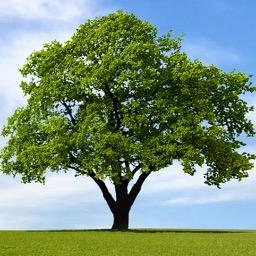
#> input picture lab6/tree.jpg, 256 x 256 px
$ jupyter execute --allow-errors 'MOwNiT Interpolacja.ipynb'
#> lines starting #> are read from the running program, lines starting #| are printed output that depends on the picture
[cell 1]
import matplotlib.pyplot as plt
import random
import numpy as np
import pandas as pd
import time
from scipy import interpolate as inp
from matplotlib.backends.backend_pdf import PdfPages

Napisać własną implementację interpolacji wielomianowej stosując wprost wzór na wielomian interpolacyjny Lagrange'a . Język implementacji do wyboru (Julia, C). Przetestować swoją implementację na wylosowanych węzłach interpolacji w wybranym przedziale. Narysować wykres wielomianu interpolacyjnego w tym przedziale wraz z wezlami interpolacji.

[cell 2]
xs = list(range(1, 11))

[cell 3]
A = [random.random() for x in xs]

[cell 4]
def langrangeInterpolation(xs, ys):
    def fun(x):
#> called with x = 1
        result = 0
        if len(xs) != len(ys):
            raise Exception('Bad arguments!')
        n = len(xs)

        for i in range(0, n):
            value = ys[i]
            for j in range(0, n):
                if j != i:
                    value = value * (x - xs[j]) / (xs[i] - xs[j])
            result = result + value
        return result
    return fun

[cell 5]
fitLangrange = langrangeInterpolation(xs, A)

[cell 6]
xsf = np.linspace(1,10, 901)

[cell 7]
B = [fitLangrange(x) for x in xsf]

[cell 8]
with PdfPages('langrange.pdf') as pdf:
    f, ax = plt.subplots(1)
    ax.scatter(xs, A, color="red")
    ax.plot(xsf, B, color="blue")
    pdf.savefig(f)
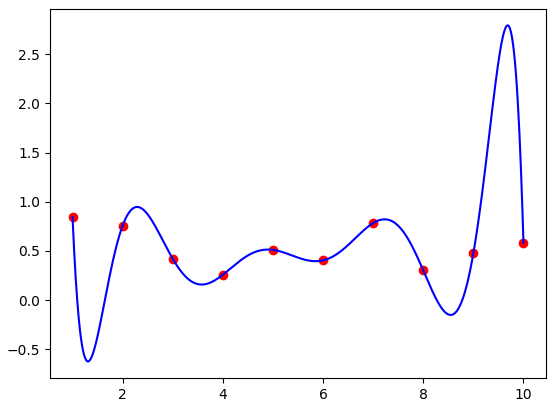
#> figure drawn by matplotlib, 1 panel; curve peaks at x = 9.68, y = 2.79

Zrobic to samo dla metody Newtona (metoda ilorazów róznicowych). Zadbac o to, żeby ilorazy wyliczać tylko raz dla danego zbioru wezłow interpolacji. Jezyk implementacji wybrac taki sam, jak w poprzednim punkcie. Narysować wykres wielomianu interpolacyjnego dla tych samych danych, co w poprzednim punkcie.

[cell 9]
def newtonInterpolation(xs, ys):
    a = []
    def fun(x):
#> called with x = 1
        result = 0
        if len(xs) != len(ys):
            raise Exception('Bad arguments!')
        n = len(xs)

        a.append(ys[0])
        for k in range(1, n):
            denominator = 1
            for j in range(0, k):
                denominator = denominator * (xs[k] - xs[j])
            numerator = ys[k]
            sum1 = 0
            for i in range(0, k):
                tmp = 1
                for j in range(0, i):
                    tmp = tmp * (xs[k] - xs[j])
                sum1 = sum1 + a[i] * tmp
            numerator = numerator - sum1
            a.append(numerator/denominator)

        for i in range(0, n):
            prod = 1
            for j in range(0, i):
                prod = prod * (x - xs[j])
            result = result + a[i] * prod
        return result
    return fun

[cell 10]
fitNewton = newtonInterpolation(xs, A)

[cell 11]
C = [fitNewton(x) for x in xsf]

[cell 12]
with PdfPages('newton.pdf') as pdf:
    f, ax = plt.subplots(1)
    ax.scatter(xs, A, color="red")
    ax.plot(xsf, B, color="blue")
    pdf.savefig(f)

Interpolacja wielomianowa z pakietu numpy

[cell 13]
fitNumpy = np.poly1d(np.polyfit(xs, A, len(xs)-1))

[cell 14]
D = [fitNumpy(x) for x in xsf]

[cell 15]
f, ax = plt.subplots(1)
ax.scatter(xs, A, color="red")
ax.plot(xsf, D, color="purple")
#> figure, not shown here; curve peaks at x = 9.68, y = 2.79

Wspólny wykres:

[cell 16]
with PdfPages('allmethods.pdf') as pdf:
    f, ax = plt.subplots(1)
    ax.scatter(xs, A, color="red")
    ax.plot(xsf, B, color="blue")
    ax.plot(xsf, C, color="green")
    ax.plot(xsf, D, color="purple")
    pdf.savefig(f)
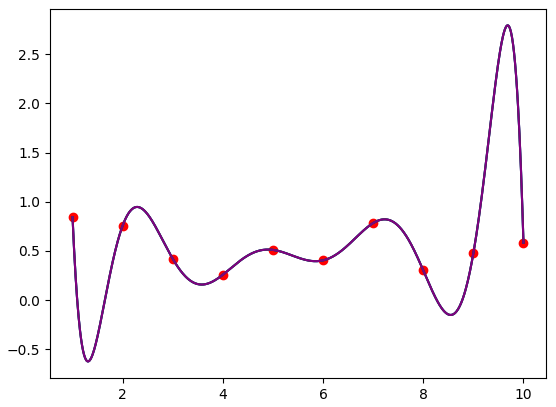
#> figure drawn by matplotlib, 1 panel; curve peaks at x = 9.68, y = 2.79; curve peaks at x = 9.68, y = 2.79; curve peaks at x = 9.68, y = 2.79

Wszystkie wykresy na siebie nachodzą, ponieważ zawsze istnieje dokładnie jeden wielomian interpolujący.

Pomiar czasu:

[cell 17]
df = pd.DataFrame(columns=['n', 'type', 'time'])
print(df)

[cell 18]
i = 5
#> (the rest of this cell did not finish here and is left out)

[cell 19]
df.to_csv('interpolation_time.csv')

Poeksperymentowac z interpolacją funkcjami sklejanymi (minimum dwie rozne funkcje sklejane), narysowac wykresy i porownac z wykresami interpolacji wielomianowej.

1. Cubic Spline

[cell 20]
xs = list(range(1,10))
A = [random.random() for x in xs]

[cell 21]
xsf = np.linspace(1,10, 901)

[cell 22]
fitSpline = inp.CubicSpline(xs, A)
fitNewton = newtonInterpolation(xs, A)

[cell 23]
C = [fitSpline(x) for x in xsf]
D = [fitNewton(x) for x in xsf]

[cell 24]
with PdfPages('cubic.pdf') as pdf:
    f, ax = plt.subplots(1)
    ax.scatter(xs, A, color="red")
    ax.plot(xsf, C, color="green", label='sześcienne funkcje sklejane')
    ax.plot(xsf, D, color="blue", label='interpolacja wielomianowa')
    plt.legend(loc='lower left')
    pdf.savefig(f)
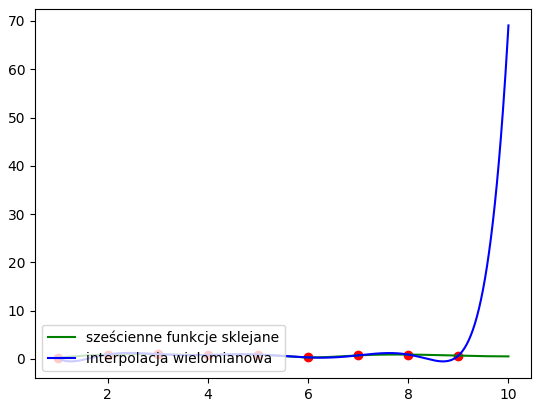
#> figure drawn by matplotlib, 1 panel; curve peaks at x = 2.63, y = 1.02; curve peaks at x = 10, y = 69.08

2. BSpline, k = 2

[cell 25]
fitBSpline = inp.BSpline(xs, A, 2)
fitNewton = newtonInterpolation(xs, A)

[cell 26]
C = [fitBSpline(x) for x in xsf]
D = [fitNewton(x) for x in xsf]

[cell 27]
with PdfPages('bspline.pdf') as pdf:
    f, ax = plt.subplots(1)
    ax.scatter(xs, A, color="red")
    ax.plot(xsf, C, color="green", label='BSpline, k = 2')
    ax.plot(xsf, D, color="blue", label='interpolacja wielomianowa')
    plt.legend(loc='lower left')
    pdf.savefig(f)
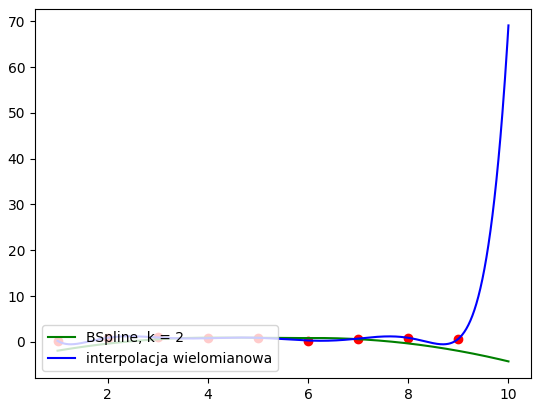
#> figure drawn by matplotlib, 1 panel; curve peaks at x = 4.3, y = 0.957; curve peaks at x = 10, y = 69.08

Zademonstrować efekt Rungego:

[cell 28]
xs = np.linspace(-1, 1, 11)

[cell 29]
ys = [ 1/(1 + 25*x**2) for x in xs ]

[cell 30]
xsf = np.linspace(-1, 1, 201)

[cell 31]
fitNewton = newtonInterpolation(xs, ys)
C = [1 / (1 + 25*x**2) for x in xs]
D = [fitNewton(x) for x in xsf]
E = [1 / (1 + 25*x**2) for x in xsf]

[cell 32]
with PdfPages('runge.pdf') as pdf:
    f, ax = plt.subplots(1)
    ax.scatter(xs, C, color="red", label='węzły interpolacji')
    ax.plot(xsf, D, color="purple", label='interpolacja wielomianowa')
    ax.plot(xsf, E, color="blue", label='dokładna wartość funkcji')
    plt.legend(loc='upper center')
    pdf.savefig(f)
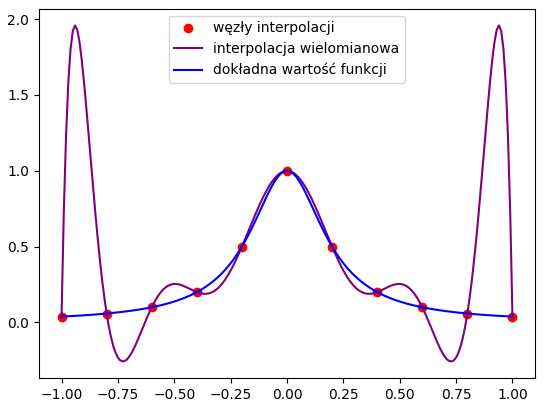
#> figure drawn by matplotlib, 1 panel; curve peaks at x = 0.94, y = 1.96; curve peaks at x = 0, y = 1

Zbadać i zademonstrować podczas zajęc rózne algorytmy interpolacji stosowane w grafice komputerowej (np. do zmiany wielkości obrazu). Można korzystac z gotowych rozwiazań, ale trzeba wiedzieć, jak te algorytmy dzialaja. Do zaliczenia tego zadania potrzebne jest demonstracja i porownanie działania conajmniej dwóch metod.

W grafice komputerowej interpolacja ma na celu utworzenie nowego, wcześniej nieistniejącego piksela na podstawie sąsiadujących pikseli.

[cell 33]
import cv2

[cell 34]
tree = cv2.imread("tree.jpg") #wymiary pliku 256x256
#> tree is the input picture: shape (256, 256, 3); mean B, G, R 119.8, 144.3, 121.1

[cell 35]
tree2 = cv2.resize(tree, dsize=(400, 400), interpolation=cv2.INTER_NEAREST)
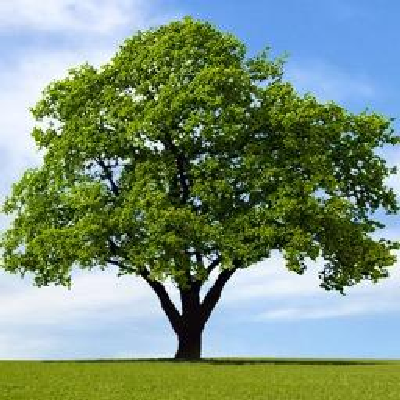
#> tree2: shape (400, 400, 3); mean B, G, R 119.9, 144.3, 121
cv2.imwrite("tree2.jpg", tree2)
#> Out = True

[cell 36]
tree3 = cv2.resize(tree, dsize=(400, 400), interpolation=cv2.INTER_LINEAR)
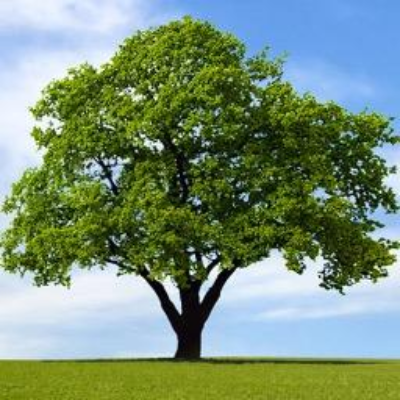
#> tree3: shape (400, 400, 3); mean B, G, R 119.7, 144.2, 121
cv2.imwrite("tree3.jpg", tree3)
#> Out = True
